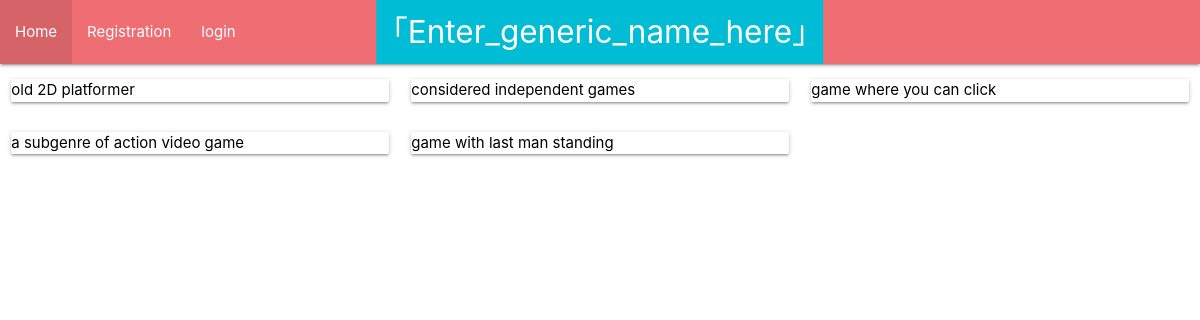
Page /categories/ on the earlier database version.
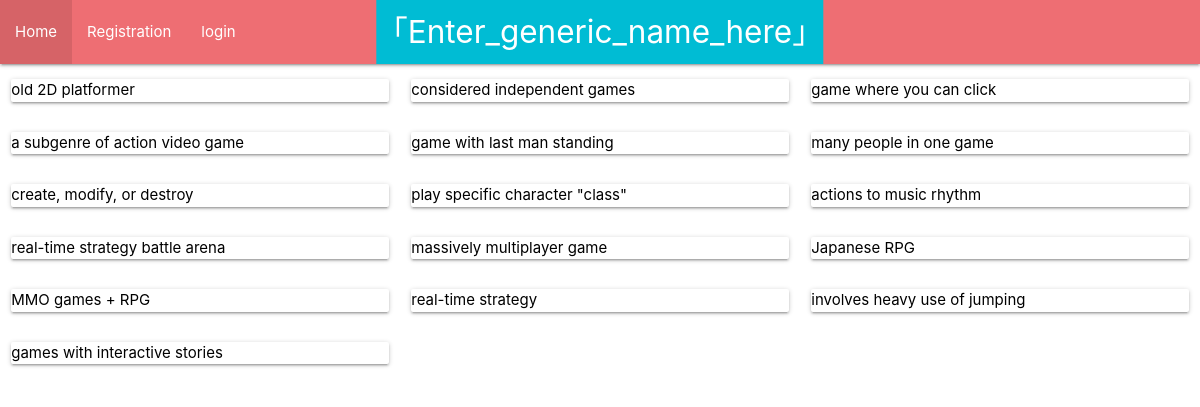
Same page on the later database version.
### Store/models.py (models this page shows, shortened)
class Categories(models.Model):
    category_name = models.CharField(max_length = 51, null = False)
    category_summury = models.CharField(max_length = 31, null = False)
    url_slug = models.CharField(max_length = 31, null = False, default="all")

### Store/views.py (the view)
# urls.py: path("categories/", views.show_categories),
def show_categories(request):
	return render(request, "store/categories.html",{'cat': Categories.objects.all})

### Store/templates/store/categories.html (shortened to what this page needs)
{% extends "store/head.html"%}
{% block content %}
<div class = "row">
	{% for c in cat %}
	<div class = "col s12 l4">
		<a href = "{{c.url_slug}}" style = "color : #000000">
		<div class = "card hoverable">
			<div class = "card_content">
				<p>{{c.category_summury}}</p>
			</div>
		</div>
	</div>
	{% endfor %}
</div>
{% endblock %}

Differences in the rows shown:
added Categories: category_summury "many people in one game"
added Categories: category_summury "create, modify, or destroy"
added Categories: category_summury "play specific character \"class\""
added Categories: category_summury "actions to music rhythm"
added Categories: category_summury "real-time strategy battle arena"
added Categories: category_summury "massively multiplayer game"
added Categories: category_summury "Japanese RPG"
added Categories: category_summury "MMO games + RPG"
added Categories: category_summury "real-time strategy"
added Categories: category_summury "involves heavy use of jumping"
added Categories: category_summury "games with interactive stories"
